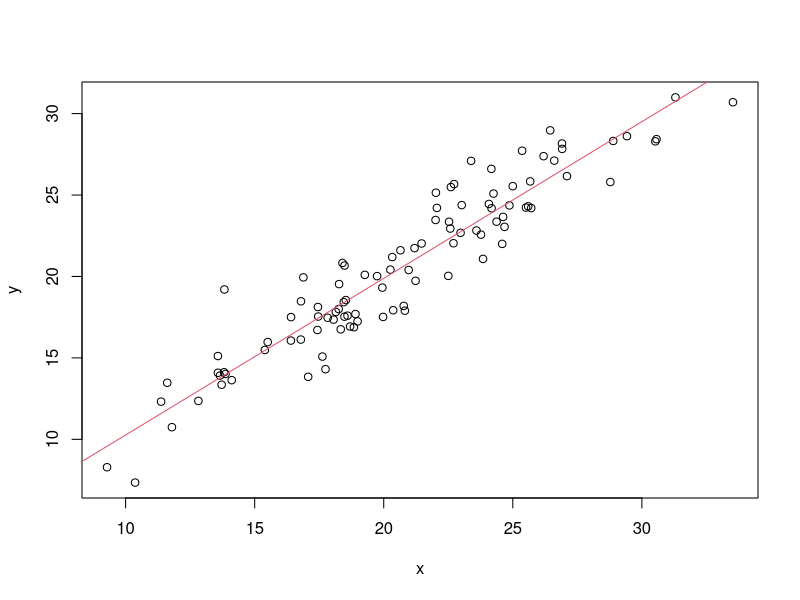

This figure's R source:
x = rnorm(100, mean = 20, sd =5)
y = x+rnorm(100, mean =0, sd =2)
fit = lm(y~x)
summary(fit)

plot(x,y)
abline(fit, col=2)
getwd()
